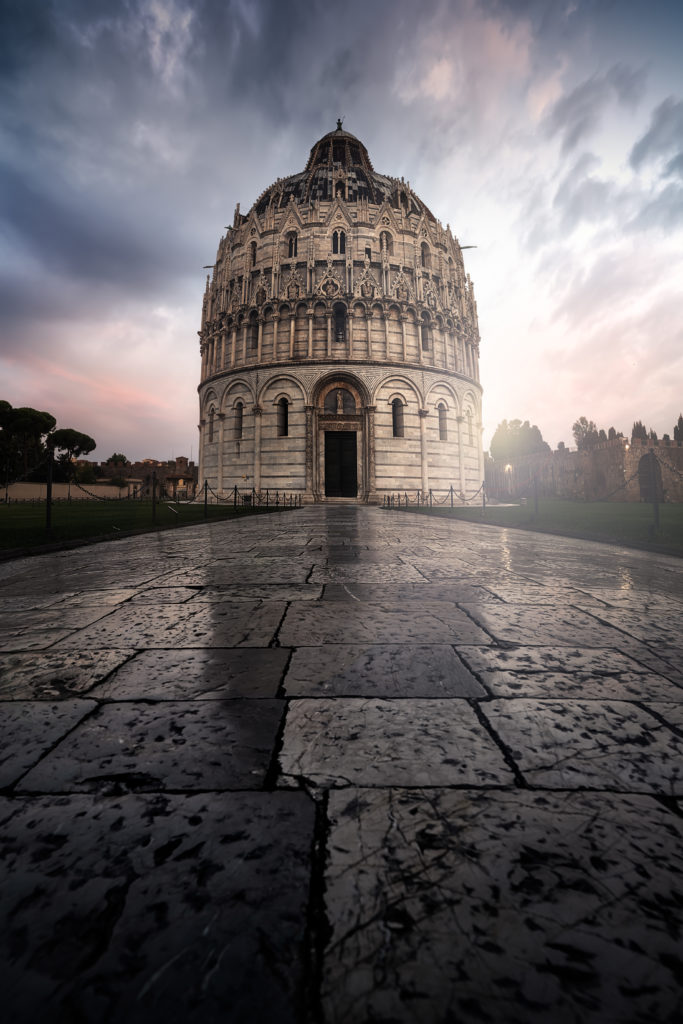
#> input picture img/input_images/6-fotografia-de-Alejandro-Rodriguez-683x1024.jpg, 683 x 1024 px, found by its file name; its folder holds only this picture in this run
$ python blur_images.py
#> lines starting #> are read from the running program, lines starting #| are printed output that depends on the picture
from PIL import Image, ImageFilter
import os


# Constants for fixed dimensions
RESULT_WIDTH = 1200
RESULT_HEIGHT = 900


def create_dual_layer_image(input_image_path, output_image_path, final_size=[RESULT_WIDTH, RESULT_HEIGHT]):
    # Open the input image
#> called with final_size = (1200, 900)
    with Image.open(input_image_path) as img:
        # Calculate the dimensions for the foreground layer (centered and smaller image)
#> img is the input picture: PIL image 683x1024 RGB; mean R, G, B 101, 96.6, 99.2
        width, height = img.size
#> width = 683; height = 1024

        # Calculate the aspect ratio of the input image
        aspect_ratio = width / height
#> aspect_ratio = 0.667

        # Check if the image is wide enough to fit the desired dimensions without blur
        if (1.2 <= aspect_ratio <= 1.4):
            # Resize the image directly to the final dimensions
            resized_image = img.resize(
                (RESULT_WIDTH, RESULT_HEIGHT))
            resized_image.save(output_image_path)
            return

        # Calculate the dimensions for the foreground layer while maintaining aspect ratio
        foreground_width = round(
            min(final_size[0], final_size[1] * aspect_ratio))
#> foreground_width = 600
        foreground_height = round(foreground_width / aspect_ratio)
#> foreground_height = 900

        if foreground_width > final_size[0]:
            foreground_width = final_size[0]
            foreground_height = round(final_size[0] / aspect_ratio)
        elif foreground_height > final_size[1]:
            foreground_height = final_size[1]
            foreground_width = round(final_size[1] * aspect_ratio)

        # Calculate the dimensions for the background layer (blurred image)
        background_size = final_size

        # Resize and blur the input image for the background layer
        blurred_image = img.resize(background_size)
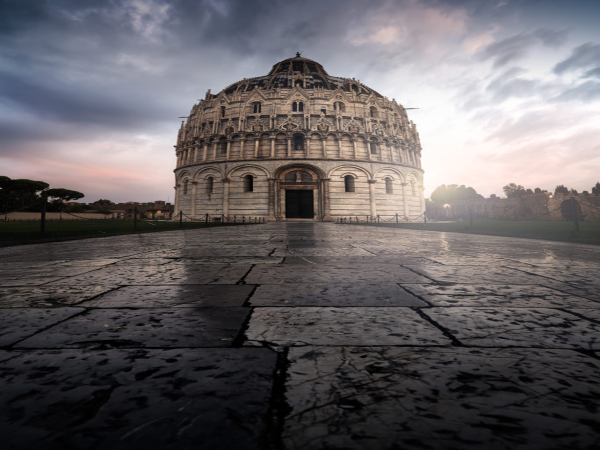
#> blurred_image: PIL image 1200x900 RGB (shown at 1/2 size); mean R, G, B 101, 96.6, 99.2
        blurred_image = blurred_image.filter(
            ImageFilter.GaussianBlur(radius=10))
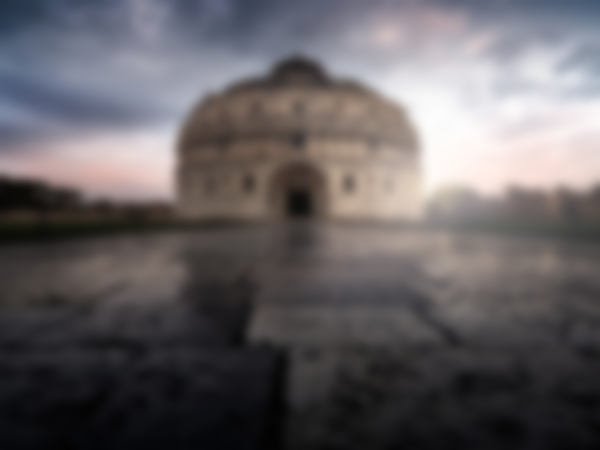
#> blurred_image: PIL image 1200x900 RGB (shown at 1/2 size); mean R, G, B 101, 96.6, 99.2

        # Resize and position the input image for the foreground layer
        foreground_image = img.resize((foreground_width, foreground_height))
        x_offset = (final_size[0] - foreground_width) // 2
#> x_offset = 300
        y_offset = (final_size[1] - foreground_height) // 2
#> y_offset = 0

        # Create a new image with RGBA mode
        dual_layer_image = Image.new("RGBA", final_size)
#> dual_layer_image: PIL image 1200x900 RGBA; every value is 0

        # Paste the blurred image on the background layer
        dual_layer_image.paste(blurred_image, (0, 0))

        # Paste the resized and positioned image on the foreground layer
        dual_layer_image.paste(foreground_image, (x_offset, y_offset))
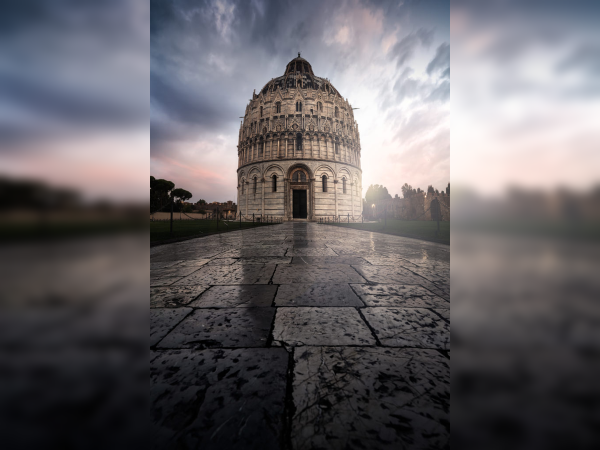
#> dual_layer_image: PIL image 1200x900 RGBA (shown at 1/2 size); mean R, G, B, A 102.5, 98.8, 102.4, 255

        # Save the final dual-layer image
        dual_layer_image.save(output_image_path)


if __name__ == "__main__":
    input_folder = "img/input_images"
    output_folder = "img/output_images"
    final_sizes = [(1200, 900)]  # Add the desired final sizes here

    # Create the output folder if it doesn't exist
    if not os.path.exists(output_folder):
        os.makedirs(output_folder)

    # Process each image with different final sizes
    for file_name in os.listdir(input_folder):
        if file_name.endswith((".jpg", ".png", ".jpeg")):
            input_image_path = os.path.join(input_folder, file_name)
            for size in final_sizes:
                output_image_name = f"{os.path.splitext(file_name)[0]}_{size[0]}x{size[1]}.png"
                output_image_path = os.path.join(
                    output_folder, output_image_name)
                create_dual_layer_image(
                    input_image_path, output_image_path, size)
                print(f"Created: {output_image_path}")

$ run again, on img/input_images/The_S_02_filter_edit2_06.jpg
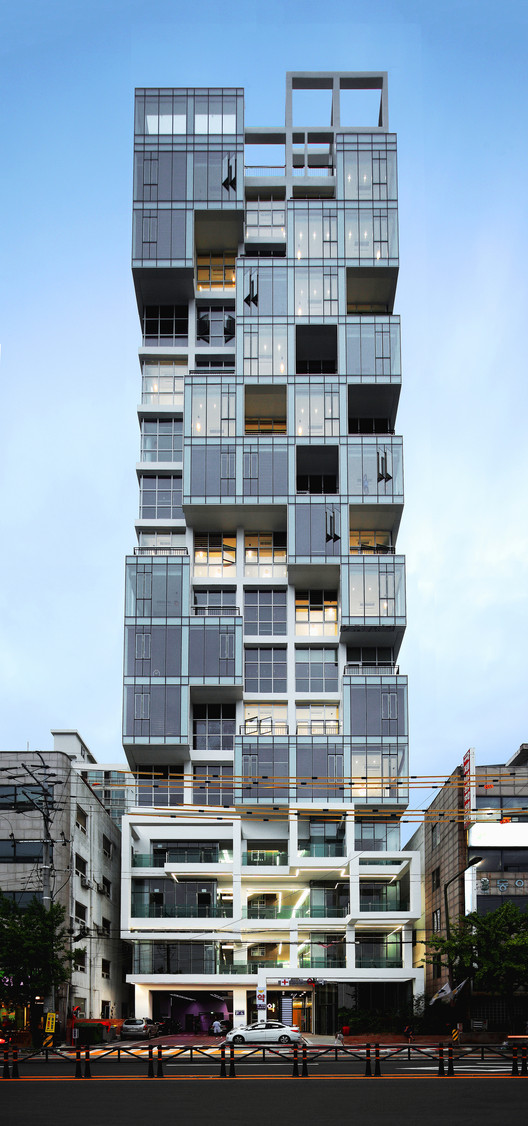
#> input picture img/input_images/The_S_02_filter_edit2_06.jpg, 528 x 1126 px, found by its file name
#> in create_dual_layer_image, img is the input picture: PIL image 528x1126 RGB; mean R, G, B 130.6, 147.2, 161.3
#> in create_dual_layer_image, `blurred_image = blurred_image.filter( ImageFilter.GaussianBlur(radius=..`:
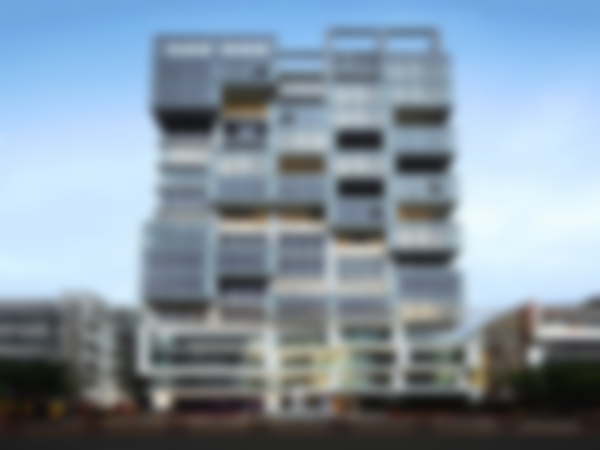
#> blurred_image: PIL image 1200x900 RGB (shown at 1/2 size); mean R, G, B 130.6, 147.2, 161.3
#> in create_dual_layer_image, `dual_layer_image.paste(foreground_image, (x_offset, y_offset))`:
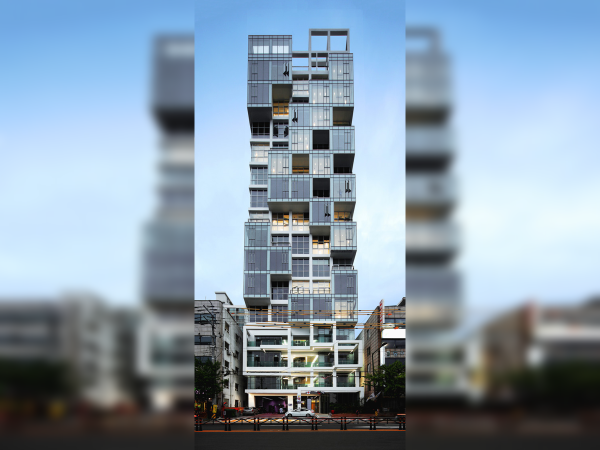
#> dual_layer_image: PIL image 1200x900 RGBA (shown at 1/2 size); mean R, G, B, A 135.1, 153.7, 169.9, 255
